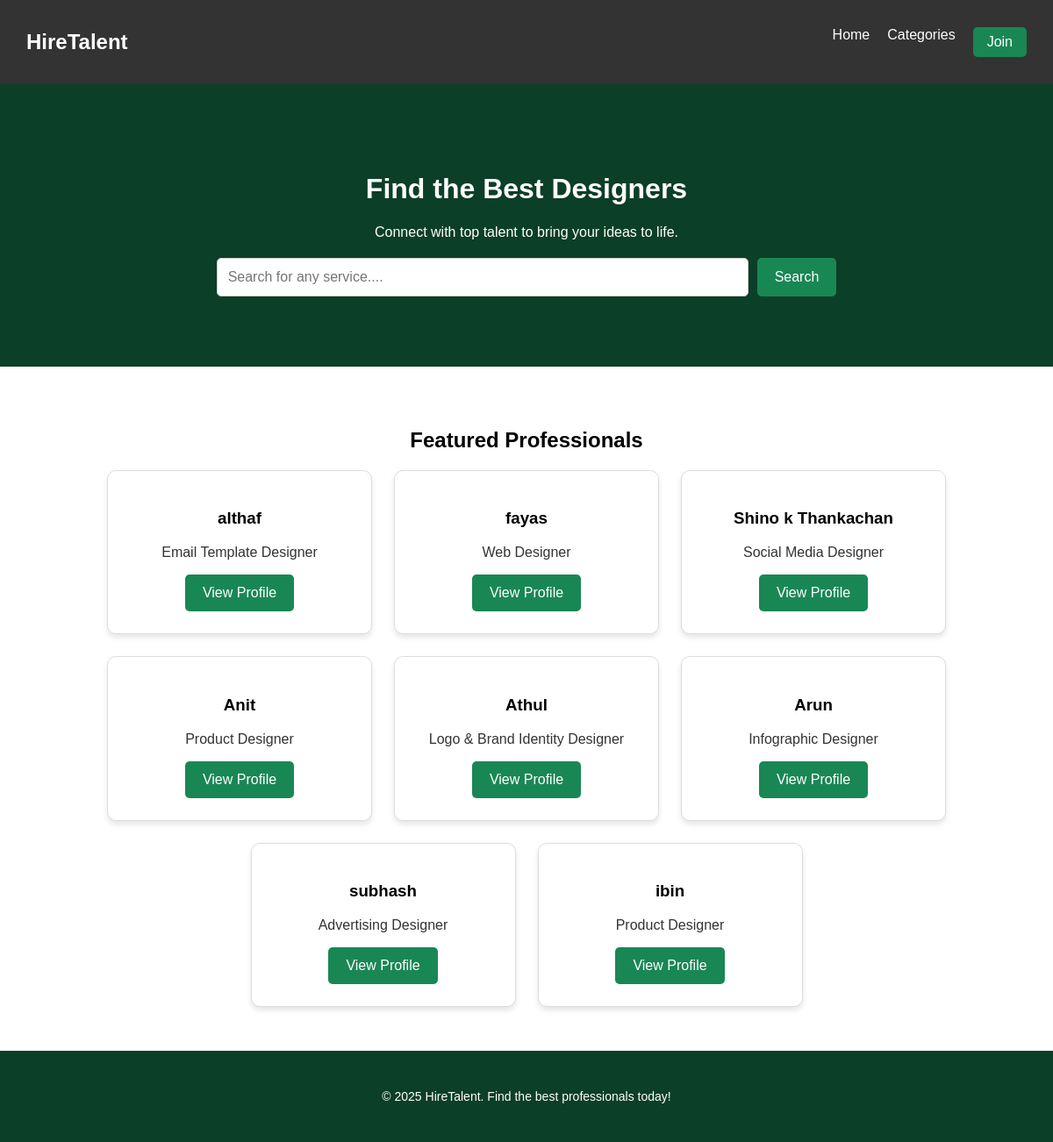
The page / on the database its author committed.
### app/models.py (models this page shows, shortened)
class Freelancer(models.Model):
    CATEGORY_CHOICES = [
        ("UI/UX & Web Designers", "UI/UX & Web Designers"),
        ("Graphic & Visual Designers", "Graphic & Visual Designers"),
        ("Digital & Marketing Designers", "Digital & Marketing Designers"),
        ("Multimedia & Video Designers", "Multimedia & Video Designers"),
        ("Industrial & Product Designers", "Industrial & Product Designers"),
    ]
    name = models.CharField(max_length=255)
    email = models.EmailField(unique=True)
    category = models.CharField(max_length=50, choices=CATEGORY_CHOICES)
    subcategory = models.ForeignKey(SubCategory, on_delete=models.CASCADE, related_name='freelancers')
    portfolio_url = models.URLField(blank=True, null=True)
    bio = models.TextField()
    created_at = models.DateTimeField(auto_now_add=True)

class SubCategory(models.Model):
    category = models.ForeignKey(Category, on_delete=models.CASCADE, related_name='subcategories')
    name = models.CharField(max_length=255)
    def __str__(self):
        return self.name

### app/views.py (the view)
# urls.py: path('', views.home, name='home'),
def home(request):
    freelancers = Freelancer.objects.all()
    return render(request, 'home.html', {'freelancers': freelancers})

### templates/home.html (shortened to what this page needs)
<!DOCTYPE html>
<html lang="en">
<head>
  {% load static %}
  <link rel="stylesheet" href="{% static 'css/home.css' %}">
</head>
<body>
  <nav class="navbar">
    <div class="logo">HireTalent</div>
    <ul class="nav-links">
      <li><a href="#">Home</a></li>
      <li><a href="{% url 'categories' %}">Categories</a></li>
    {% if user.is_authenticated %}
    <li><a href="{% url 'my_account' %}">My Account</a></li>
    <li><a href="{% url 'logout' %}">Logout</a></li>
    {% else %}
    <a href="{% url 'join' %}"><button class="join-btn">Join</button></a>
    {% endif %}
    </ul>
  </nav>
  <header class="hero">
    <h1>Find the Best Designers</h1>
    <p>Connect with top talent to bring your ideas to life.</p>
    <div class="search-bar">
      <input type="text" id="searchInput" placeholder="Search for any service....">
      <button id="searchButton">Search</button>
    </div>
  </header>
  <main>
    <section class="featured">
      <h2>Featured Professionals</h2>
      <div class="profiles">
        {% for freelancer in freelancers %}
        <div class="profile">
            <h3>{{ freelancer.name }}</h3>
            <p>{{ freelancer.subcategory }}</p>
            <a href="{% url 'profile' freelancer.id %}"><button>View Profile</button></a>
        </div>
        {% empty %}
        <p>No freelancers found.</p>
        {% endfor %}
      </div>
    </section>
  </main>
  <footer>
    <p>&copy; 2025 HireTalent. Find the best professionals today!</p>
  </footer>
</body>
</html>

### static/css/home.css (style rules this page uses)
body { font-family: Arial, sans-serif; margin: 0; padding: 0; background-color: #F4F4F4; color: #333; display: flex; flex-direction: column; min-height: 100vh; }
h1 { color: white; }
h2, h3 { color: #000000; }
button { background-color: #198754; color: white; border: none; padding: 12px 20px; cursor: pointer; border-radius: 5px; font-size: 16px; transition: background-color 0.3s; }
.navbar { display: flex; justify-content: space-between; align-items: center; background-color: #333; padding: 15px 30px; color: white; }
.logo { font-size: 24px; font-weight: bold; }
.nav-links { list-style: none; display: flex; gap: 20px; }
.nav-links li { display: inline; }
.nav-links a { color: white; text-decoration: none; font-size: 16px; transition: 0.3s; }
.join-btn { background-color: #198754; color: white; padding: 8px 16px; border: none; border-radius: 5px; cursor: pointer; font-size: 16px; }
.hero { background-color: #0c3f27; text-align: center; padding: 80px 20px; color: #ffffff; }
.search-bar { margin-top: 20px; display: flex; justify-content: center; gap: 10px; }
.search-bar input { padding: 12px; width: 50%; border: 1px solid #ccc; border-radius: 5px; font-size: 16px; }
.search-bar button { padding: 12px 20px; background-color: #198754; color: white; border: none; border-radius: 5px; font-size: 16px; cursor: pointer; }
.featured { text-align: center; padding: 50px 20px; background: #ffffff; }
.profiles { display: flex; justify-content: center; gap: 25px; flex-wrap: wrap; }
.profile { background: #ffffff; padding: 25px; border-radius: 10px; box-shadow: 0px 4px 6px rgba(0, 0, 0, 0.1); text-align: center; width: 250px; border: 1px solid #ddd; transition: transform 0.3s ease, box-shadow 0.3s ease; }
footer { text-align: center; padding: 30px; background: #0c3f27; color: #ffffff; font-size: 14px; margin-top: auto; }

### rows shown on the page
Freelancer: name "althaf", subcategory "Email Template Designer"
Freelancer: name "fayas", subcategory "Web Designer"
Freelancer: name "Shino k Thankachan", subcategory "Social Media Designer"
Freelancer: name "Anit", subcategory "Product Designer"
Freelancer: name "Athul", subcategory "Logo & Brand Identity Designer"
Freelancer: name "Arun", subcategory "Infographic Designer"
Freelancer: name "subhash", subcategory "Advertising Designer"
Freelancer: name "ibin", subcategory "Product Designer"
